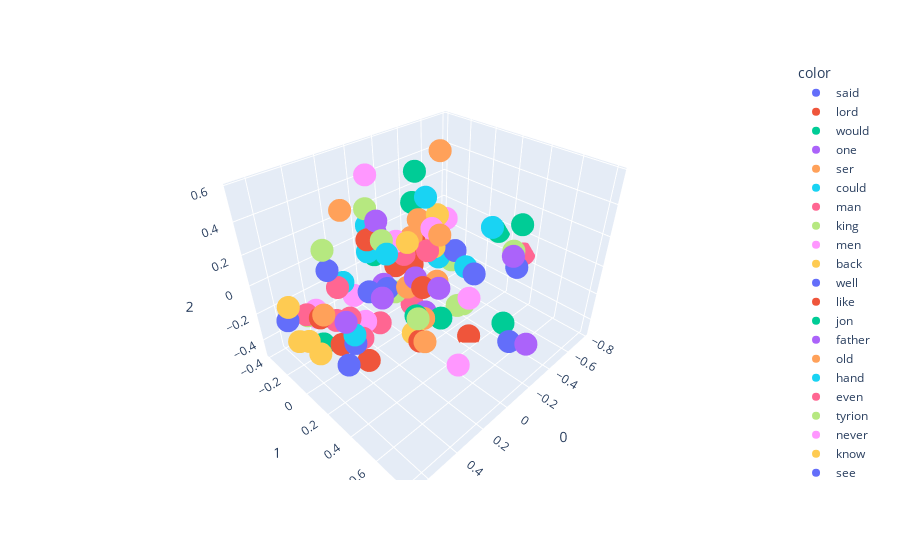

The code cell stored with this chart in its notebook:
### Code cell
# Draw the relationship of the first 50 words in 3D dimensions
import plotly.express as px
fig = px.scatter_3d(X[:100], x=0, y=1, z=2, color=y[:100])
fig.show()

### Figure 1 — Plotly figure (JSON) as saved in the notebook; plotly's stock layout.template omitted (floating-point values rounded to 4 significant figures)
{"data": [{"hovertemplate": "color=said<br>0=%{x}<br>1=%{y}<br>2=%{z}<extra></extra>", "legendgroup": "said", "marker": {"color": "#636efa", "symbol": "circle"}, "mode": "markers", "name": "said", "scene": "scene", "showlegend": true, "type": "scatter3d", "x": [0.4889], "y": [0.02153], "z": [0.2158]}, {"hovertemplate": "color=lord<br>0=%{x}<br>1=%{y}<br>2=%{z}<extra></extra>", "legendgroup": "lord", "marker": {"color": "#EF553B", "symbol": "circle"}, "mode": "markers", "name": "lord", "scene": "scene", "showlegend": true, "type": "scatter3d", "x": [0.3983], "y": [0.6109], "z": [0.378]}, {"hovertemplate": "color=would<br>0=%{x}<br>1=%{y}<br>2=%{z}<extra></extra>", "legendgroup": "would", "marker": {"color": "#00cc96", "symbol": "circle"}, "mode": "markers", "name": "would", "scene": "scene", "showlegend": true, "type": "scatter3d", "x": [0.526], "y": [-0.06461], "z": [-0.3134]}, {"hovertemplate": "color=one<br>0=%{x}<br>1=%{y}<br>2=%{z}<extra></extra>", "legendgroup": "one", "marker": {"color": "#ab63fa", "symbol": "circle"}, "mode": "markers", "name": "one", "scene": "scene", "showlegend": true, "type": "scatter3d", "x": [-0.005541], "y": [0.1306], "z": [-0.02809]}, {"hovertemplate": "color=ser<br>0=%{x}<br>1=%{y}<br>2=%{z}<extra></extra>", "legendgroup": "ser", "marker": {"color": "#FFA15A", "symbol": "circle"}, "mode": "markers", "name": "ser", "scene": "scene", "showlegend": true, "type": "scatter3d", "x": [0.2494], "y": [0.564], "z": [0.5514]}, {"hovertemplate": "color=could<br>0=%{x}<br>1=%{y}<br>2=%{z}<extra></extra>", "legendgroup": "could", "marker": {"color": "#19d3f3", "symbol": "circle"}, "mode": "markers", "name": "could", "scene": "scene", "showlegend": true, "type": "scatter3d", "x": [0.03048], "y": [-0.1338], "z": [-0.2694]}, {"hovertemplate": "color=man<br>0=%{x}<br>1=%{y}<br>2=%{z}<extra></extra>", "legendgroup": "man", "marker": {"color": "#FF6692", "symbol": "circle"}, "mode": "markers", "name": "man", "scene": "scene", "showlegend": true, "type": "scatter3d", "x": [0.05385], "y": [0.1084], "z": [0.1488]}, {"hovertemplate": "color=king<br>0=%{x}<br>1=%{y}<br>2=%{z}<extra></extra>", "legendgroup": "king", "marker": {"color": "#B6E880", "symbol": "circle"}, "mode": "markers", "name": "king", "scene": "scene", "showlegend": true, "type": "scatter3d", "x": [0.3613], "y": [0.5392], "z": [0.139]}, {"hovertemplate": "color=men<br>0=%{x}<br>1=%{y}<br>2=%{z}<extra></extra>", "legendgroup": "men", "marker": {"color": "#FF97FF", "symbol": "circle"}, "mode": "markers", "name": "men", "scene": "scene", "showlegend": true, "type": "scatter3d", "x": [0.07417], "y": [0.5466], "z": [-0.3652]}, {"hovertemplate": "color=back<br>0=%{x}<br>1=%{y}<br>2=%{z}<extra></extra>", "legendgroup": "back", "marker": {"color": "#FECB52", "symbol": "circle"}, "mode": "markers", "name": "back", "scene": "scene", "showlegend": true, "type": "scatter3d", "x": [-0.2494], "y": [0.03708], "z": [0.0278]}, {"hovertemplate": "color=well<br>0=%{x}<br>1=%{y}<br>2=%{z}<extra></extra>", "legendgroup": "well", "marker": {"color": "#636efa", "symbol": "circle"}, "mode": "markers", "name": "well", "scene": "scene", "showlegend": true, "type": "scatter3d", "x": [0.4701], "y": [0.1715], "z": [-0.1896]}, {"hovertemplate": "color=like<br>0=%{x}<br>1=%{y}<br>2=%{z}<extra></extra>", "legendgroup": "like", "marker": {"color": "#EF553B", "symbol": "circle"}, "mode": "markers", "name": "like", "scene": "scene", "showlegend": true, "type": "scatter3d", "x": [-0.2805], "y": [-0.1957], "z": [-0.2279]}, {"hovertemplate": "color=jon<br>0=%{x}<br>1=%{y}<br>2=%{z}<extra></extra>", "legendgroup": "jon", "marker": {"color": "#00cc96", "symbol": "circle"}, "mode": "markers", "name": "jon", "scene": "scene", "showlegend": true, "type": "scatter3d", "x": [0.01102], "y": [0.006676], "z": [0.107]}, {"hovertemplate": "color=father<br>0=%{x}<br>1=%{y}<br>2=%{z}<extra></extra>", "legendgroup": "father", "marker": {"color": "#ab63fa", "symbol": "circle"}, "mode": "markers", "name": "father", "scene": "scene", "showlegend": true, "type": "scatter3d", "x": [0.6305], "y": [0.3559], "z": [0.1709]}, {"hovertemplate": "color=old<br>0=%{x}<br>1=%{y}<br>2=%{z}<extra></extra>", "legendgroup": "old", "marker": {"color": "#FFA15A", "symbol": "circle"}, "mode": "markers", "name": "old", "scene": "scene", "showlegend": true, "type": "scatter3d", "x": [-0.00544], "y": [0.3008], "z": [0.03746]}, {"hovertemplate": "color=hand<br>0=%{x}<br>1=%{y}<br>2=%{z}<extra></extra>", "legendgroup": "hand", "marker": {"color": "#19d3f3", "symbol": "circle"}, "mode": "markers", "name": "hand", "scene": "scene", "showlegend": true, "type": "scatter3d", "x": [-0.1263], "y": [0.09367], "z": [0.4236]}, {"hovertemplate": "color=even<br>0=%{x}<br>1=%{y}<br>2=%{z}<extra></extra>", "legendgroup": "even", "marker": {"color": "#FF6692", "symbol": "circle"}, "mode": "markers", "name": "even", "scene": "scene", "showlegend": true, "type": "scatter3d", "x": [0.1011], "y": [-0.08838], "z": [-0.4347]}, {"hovertemplate": "color=tyrion<br>0=%{x}<br>1=%{y}<br>2=%{z}<extra></extra>", "legendgroup": "tyrion", "marker": {"color": "#B6E880", "symbol": "circle"}, "mode": "markers", "name": "tyrion", "scene": "scene", "showlegend": true, "type": "scatter3d", "x": [0.05785], "y": [-0.2071], "z": [0.3099]}, {"hovertemplate": "color=never<br>0=%{x}<br>1=%{y}<br>2=%{z}<extra></extra>", "legendgroup": "never", "marker": {"color": "#FF97FF", "symbol": "circle"}, "mode": "markers", "name": "never", "scene": "scene", "showlegend": true, "type": "scatter3d", "x": [0.4657], "y": [-0.1986], "z": [-0.1826]}, {"hovertemplate": "color=know<br>0=%{x}<br>1=%{y}<br>2=%{z}<extra></extra>", "legendgroup": "know", "marker": {"color": "#FECB52", "symbol": "circle"}, "mode": "markers", "name": "know", "scene": "scene", "showlegend": true, "type": "scatter3d", "x": [0.667], "y": [-0.05958], "z": [-0.1991]}, {"hovertemplate": "color=see<br>0=%{x}<br>1=%{y}<br>2=%{z}<extra></extra>", "legendgroup": "see", "marker": {"color": "#636efa", "symbol": "circle"}, "mode": "markers", "name": "see", "scene": "scene", "showlegend": true, "type": "scatter3d", "x": [0.05013], "y": [-0.05851], "z": [-0.1756]}, {"hovertemplate": "color=made<br>0=%{x}<br>1=%{y}<br>2=%{z}<extra></extra>", "legendgroup": "made", "marker": {"color": "#EF553B", "symbol": "circle"}, "mode": "markers", "name": "made", "scene": "scene", "showlegend": true, "type": "scatter3d", "x": [-0.104], "y": [-0.153], "z": [-0.1315]}, {"hovertemplate": "color=eyes<br>0=%{x}<br>1=%{y}<br>2=%{z}<extra></extra>", "legendgroup": "eyes", "marker": {"color": "#00cc96", "symbol": "circle"}, "mode": "markers", "name": "eyes", "scene": "scene", "showlegend": true, "type": "scatter3d", "x": [-0.3168], "y": [-0.2245], "z": [0.2042]}, {"hovertemplate": "color=black<br>0=%{x}<br>1=%{y}<br>2=%{z}<extra></extra>", "legendgroup": "black", "marker": {"color": "#ab63fa", "symbol": "circle"}, "mode": "markers", "name": "black", "scene": "scene", "showlegend": true, "type": "scatter3d", "x": [-0.4759], "y": [0.4556], "z": [0.05014]}, {"hovertemplate": "color=told<br>0=%{x}<br>1=%{y}<br>2=%{z}<extra></extra>", "legendgroup": "told", "marker": {"color": "#FFA15A", "symbol": "circle"}, "mode": "markers", "name": "told", "scene": "scene", "showlegend": true, "type": "scatter3d", "x": [0.5174], "y": [-0.02893], "z": [-0.08566]}, {"hovertemplate": "color=lady<br>0=%{x}<br>1=%{y}<br>2=%{z}<extra></extra>", "legendgroup": "lady", "marker": {"color": "#19d3f3", "symbol": "circle"}, "mode": "markers", "name": "lady", "scene": "scene", "showlegend": true, "type": "scatter3d", "x": [0.4391], "y": [0.4343], "z": [0.4828]}, {"hovertemplate": "color=thought<br>0=%{x}<br>1=%{y}<br>2=%{z}<extra></extra>", "legendgroup": "thought", "marker": {"color": "#FF6692", "symbol": "circle"}, "mode": "markers", "name": "thought", "scene": "scene", "showlegend": true, "type": "scatter3d", "x": [0.2808], "y": [-0.2375], "z": [-0.1408]}, {"hovertemplate": "color=time<br>0=%{x}<br>1=%{y}<br>2=%{z}<extra></extra>", "legendgroup": "time", "marker": {"color": "#B6E880", "symbol": "circle"}, "mode": "markers", "name": "time", "scene": "scene", "showlegend": true, "type": "scatter3d", "x": [0.007939], "y": [-0.03823], "z": [-0.2133]}, {"hovertemplate": "color=long<br>0=%{x}<br>1=%{y}<br>2=%{z}<extra></extra>", "legendgroup": "long", "marker": {"color": "#FF97FF", "symbol": "circle"}, "mode": "markers", "name": "long", "scene": "scene", "showlegend": true, "type": "scatter3d", "x": [-0.3275], "y": [0.2652], "z": [-0.2807]}, {"hovertemplate": "color=might<br>0=%{x}<br>1=%{y}<br>2=%{z}<extra></extra>", "legendgroup": "might", "marker": {"color": "#FECB52", "symbol": "circle"}, "mode": "markers", "name": "might", "scene": "scene", "showlegend": true, "type": "scatter3d", "x": [0.6079], "y": [-0.06913], "z": [-0.243]}, {"hovertemplate": "color=us<br>0=%{x}<br>1=%{y}<br>2=%{z}<extra></extra>", "legendgroup": "us", "marker": {"color": "#636efa", "symbol": "circle"}, "mode": "markers", "name": "us", "scene": "scene", "showlegend": true, "type": "scatter3d", "x": [0.5312], "y": [0.1759], "z": [-0.3025]}, {"hovertemplate": "color=come<br>0=%{x}<br>1=%{y}<br>2=%{z}<extra></extra>", "legendgroup": "come", "marker": {"color": "#EF553B", "symbol": "circle"}, "mode": "markers", "name": "come", "scene": "scene", "showlegend": true, "type": "scatter3d", "x": [0.352], "y": [0.1094], "z": [-0.4435]}, {"hovertemplate": "color=face<br>0=%{x}<br>1=%{y}<br>2=%{z}<extra></extra>", "legendgroup": "face", "marker": {"color": "#00cc96", "symbol": "circle"}, "mode": "markers", "name": "face", "scene": "scene", "showlegend": true, "type": "scatter3d", "x": [-0.3883], "y": [-0.2705], "z": [0.3735]}, {"hovertemplate": "color=still<br>0=%{x}<br>1=%{y}<br>2=%{z}<extra></extra>", "legendgroup": "still", "marker": {"color": "#ab63fa", "symbol": "circle"}, "mode": "markers", "name": "still", "scene": "scene", "showlegend": true, "type": "scatter3d", "x": [-0.1373], "y": [0.07197], "z": [-0.3924]}, {"hovertemplate": "color=head<br>0=%{x}<br>1=%{y}<br>2=%{z}<extra></extra>", "legendgroup": "head", "marker": {"color": "#FFA15A", "symbol": "circle"}, "mode": "markers", "name": "head", "scene": "scene", "showlegend": true, "type": "scatter3d", "x": [-0.376], "y": [-0.04221], "z": [0.5745]}, {"hovertemplate": "color=red<br>0=%{x}<br>1=%{y}<br>2=%{z}<extra></extra>", "legendgroup": "red", "marker": {"color": "#19d3f3", "symbol": "circle"}, "mode": "markers", "name": "red", "scene": "scene", "showlegend": true, "type": "scatter3d", "x": [-0.3713], "y": [0.3684], "z": [0.2497]}, {"hovertemplate": "color=way<br>0=%{x}<br>1=%{y}<br>2=%{z}<extra></extra>", "legendgroup": "way", "marker": {"color": "#FF6692", "symbol": "circle"}, "mode": "markers", "name": "way", "scene": "scene", "showlegend": true, "type": "scatter3d", "x": [-0.1022], "y": [-0.01013], "z": [-0.3538]}, {"hovertemplate": "color=boy<br>0=%{x}<br>1=%{y}<br>2=%{z}<extra></extra>", "legendgroup": "boy", "marker": {"color": "#B6E880", "symbol": "circle"}, "mode": "markers", "name": "boy", "scene": "scene", "showlegend": true, "type": "scatter3d", "x": [0.2905], "y": [0.2179], "z": [0.3892]}, {"hovertemplate": "color=page<br>0=%{x}<br>1=%{y}<br>2=%{z}<extra></extra>", "legendgroup": "page", "marker": {"color": "#FF97FF", "symbol": "circle"}, "mode": "markers", "name": "page", "scene": "scene", "showlegend": true, "type": "scatter3d", "x": [0.1509], "y": [0.159], "z": [0.2981]}, {"hovertemplate": "color=must<br>0=%{x}<br>1=%{y}<br>2=%{z}<extra></extra>", "legendgroup": "must", "marker": {"color": "#FECB52", "symbol": "circle"}, "mode": "markers", "name": "must", "scene": "scene", "showlegend": true, "type": "scatter3d", "x": [0.6042], "y": [0.02818], "z": [-0.272]}, {"hovertemplate": "color=queen<br>0=%{x}<br>1=%{y}<br>2=%{z}<extra></extra>", "legendgroup": "queen", "marker": {"color": "#636efa", "symbol": "circle"}, "mode": "markers", "name": "queen", "scene": "scene", "showlegend": true, "type": "scatter3d", "x": [0.4845], "y": [0.349], "z": [0.2592]}, {"hovertemplate": "color=good<br>0=%{x}<br>1=%{y}<br>2=%{z}<extra></extra>", "legendgroup": "good", "marker": {"color": "#EF553B", "symbol": "circle"}, "mode": "markers", "name": "good", "scene": "scene", "showlegend": true, "type": "scatter3d", "x": [0.5054], "y": [-0.09158], "z": [-0.1515]}, {"hovertemplate": "color=two<br>0=%{x}<br>1=%{y}<br>2=%{z}<extra></extra>", "legendgroup": "two", "marker": {"color": "#00cc96", "symbol": "circle"}, "mode": "markers", "name": "two", "scene": "scene", "showlegend": true, "type": "scatter3d", "x": [-0.1725], "y": [0.6412], "z": [-0.1545]}, {"hovertemplate": "color=brother<br>0=%{x}<br>1=%{y}<br>2=%{z}<extra></extra>", "legendgroup": "brother", "marker": {"color": "#ab63fa", "symbol": "circle"}, "mode": "markers", "name": "brother", "scene": "scene", "showlegend": true, "type": "scatter3d", "x": [0.5374], "y": [0.5105], "z": [0.3429]}, {"hovertemplate": "color=night<br>0=%{x}<br>1=%{y}<br>2=%{z}<extra></extra>", "legendgroup": "night", "marker": {"color": "#FFA15A", "symbol": "circle"}, "mode": "markers", "name": "night", "scene": "scene", "showlegend": true, "type": "scatter3d", "x": [-0.03275], "y": [0.1659], "z": [-0.3253]}, {"hovertemplate": "color=little<br>0=%{x}<br>1=%{y}<br>2=%{z}<extra></extra>", "legendgroup": "little", "marker": {"color": "#19d3f3", "symbol": "circle"}, "mode": "markers", "name": "little", "scene": "scene", "showlegend": true, "type": "scatter3d", "x": [0.09804], "y": [-0.1603], "z": [0.06138]}, {"hovertemplate": "color=took<br>0=%{x}<br>1=%{y}<br>2=%{z}<extra></extra>", "legendgroup": "took", "marker": {"color": "#FF6692", "symbol": "circle"}, "mode": "markers", "name": "took", "scene": "scene", "showlegend": true, "type": "scatter3d", "x": [-0.02848], "y": [0.2067], "z": [0.1801]}, {"hovertemplate": "color=came<br>0=%{x}<br>1=%{y}<br>2=%{z}<extra></extra>", "legendgroup": "came", "marker": {"color": "#B6E880", "symbol": "circle"}, "mode": "markers", "name": "came", "scene": "scene", "showlegend": true, "type": "scatter3d", "x": [-0.3033], "y": [0.1919], "z": [-0.3662]}, {"hovertemplate": "color=though<br>0=%{x}<br>1=%{y}<br>2=%{z}<extra></extra>", "legendgroup": "though", "marker": {"color": "#FF97FF", "symbol": "circle"}, "mode": "markers", "name": "though", "scene": "scene", "showlegend": true, "type": "scatter3d", "x": [0.1853], "y": [-0.2163], "z": [-0.2407]}, {"hovertemplate": "color=say<br>0=%{x}<br>1=%{y}<br>2=%{z}<extra></extra>", "legendgroup": "say", "marker": {"color": "#FECB52", "symbol": "circle"}, "mode": "markers", "name": "say", "scene": "scene", "showlegend": true, "type": "scatter3d", "x": [0.6299], "y": [-0.1886], "z": [-0.06068]}, {"hovertemplate": "color=three<br>0=%{x}<br>1=%{y}<br>2=%{z}<extra></extra>", "legendgroup": "three", "marker": {"color": "#636efa", "symbol": "circle"}, "mode": "markers", "name": "three", "scene": "scene", "showlegend": true, "type": "scatter3d", "x": [-0.1147], "y": [0.73], "z": [-0.1932]}, {"hovertemplate": "color=away<br>0=%{x}<br>1=%{y}<br>2=%{z}<extra></extra>", "legendgroup": "away", "marker": {"color": "#EF553B", "symbol": "circle"}, "mode": "markers", "name": "away", "scene": "scene", "showlegend": true, "type": "scatter3d", "x": [-0.2915], "y": [-0.1738], "z": [-0.0644]}, {"hovertemplate": "color=dead<br>0=%{x}<br>1=%{y}<br>2=%{z}<extra></extra>", "legendgroup": "dead", "marker": {"color": "#00cc96", "symbol": "circle"}, "mode": "markers", "name": "dead", "scene": "scene", "showlegend": true, "type": "scatter3d", "x": [0.04356], "y": [0.1816], "z": [-0.2497]}, {"hovertemplate": "color=son<br>0=%{x}<br>1=%{y}<br>2=%{z}<extra></extra>", "legendgroup": "son", "marker": {"color": "#ab63fa", "symbol": "circle"}, "mode": "markers", "name": "son", "scene": "scene", "showlegend": true, "type": "scatter3d", "x": [0.422], "y": [0.7282], "z": [0.45]}, {"hovertemplate": "color=blood<br>0=%{x}<br>1=%{y}<br>2=%{z}<extra></extra>", "legendgroup": "blood", "marker": {"color": "#FFA15A", "symbol": "circle"}, "mode": "markers", "name": "blood", "scene": "scene", "showlegend": true, "type": "scatter3d", "x": [-0.2566], "y": [-0.1719], "z": [0.0006385]}, {"hovertemplate": "color=take<br>0=%{x}<br>1=%{y}<br>2=%{z}<extra></extra>", "legendgroup": "take", "marker": {"color": "#19d3f3", "symbol": "circle"}, "mode": "markers", "name": "take", "scene": "scene", "showlegend": true, "type": "scatter3d", "x": [0.4696], "y": [0.1715], "z": [-0.1295]}, {"hovertemplate": "color=go<br>0=%{x}<br>1=%{y}<br>2=%{z}<extra></extra>", "legendgroup": "go", "marker": {"color": "#FF6692", "symbol": "circle"}, "mode": "markers", "name": "go", "scene": "scene", "showlegend": true, "type": "scatter3d", "x": [0.2543], "y": [-0.1854], "z": [-0.3614]}, {"hovertemplate": "color=half<br>0=%{x}<br>1=%{y}<br>2=%{z}<extra></extra>", "legendgroup": "half", "marker": {"color": "#B6E880", "symbol": "circle"}, "mode": "markers", "name": "half", "scene": "scene", "showlegend": true, "type": "scatter3d", "x": [-0.2976], "y": [0.2456], "z": [-0.3192]}, {"hovertemplate": "color=make<br>0=%{x}<br>1=%{y}<br>2=%{z}<extra></extra>", "legendgroup": "make", "marker": {"color": "#FF97FF", "symbol": "circle"}, "mode": "markers", "name": "make", "scene": "scene", "showlegend": true, "type": "scatter3d", "x": [0.4523], "y": [-0.222], "z": [-0.2581]}, {"hovertemplate": "color=arya<br>0=%{x}<br>1=%{y}<br>2=%{z}<extra></extra>", "legendgroup": "arya", "marker": {"color": "#FECB52", "symbol": "circle"}, "mode": "markers", "name": "arya", "scene": "scene", "showlegend": true, "type": "scatter3d", "x": [-0.1353], "y": [-0.3872], "z": [-0.02975]}, {"hovertemplate": "color=saw<br>0=%{x}<br>1=%{y}<br>2=%{z}<extra></extra>", "legendgroup": "saw", "marker": {"color": "#636efa", "symbol": "circle"}, "mode": "markers", "name": "saw", "scene": "scene", "showlegend": true, "type": "scatter3d", "x": [-0.3571], "y": [0.1104], "z": [-0.01415]}, {"hovertemplate": "color=day<br>0=%{x}<br>1=%{y}<br>2=%{z}<extra></extra>", "legendgroup": "day", "marker": {"color": "#EF553B", "symbol": "circle"}, "mode": "markers", "name": "day", "scene": "scene", "showlegend": true, "type": "scatter3d", "x": [0.07451], "y": [0.2432], "z": [-0.3874]}, {"hovertemplate": "color=white<br>0=%{x}<br>1=%{y}<br>2=%{z}<extra></extra>", "legendgroup": "white", "marker": {"color": "#00cc96", "symbol": "circle"}, "mode": "markers", "name": "white", "scene": "scene", "showlegend": true, "type": "scatter3d", "x": [-0.4115], "y": [0.5346], "z": [0.3184]}, {"hovertemplate": "color=jaime<br>0=%{x}<br>1=%{y}<br>2=%{z}<extra></extra>", "legendgroup": "jaime", "marker": {"color": "#ab63fa", "symbol": "circle"}, "mode": "markers", "name": "jaime", "scene": "scene", "showlegend": true, "type": "scatter3d", "x": [0.1995], "y": [0.06866], "z": [0.3993]}, {"hovertemplate": "color=first<br>0=%{x}<br>1=%{y}<br>2=%{z}<extra></extra>", "legendgroup": "first", "marker": {"color": "#FFA15A", "symbol": "circle"}, "mode": "markers", "name": "first", "scene": "scene", "showlegend": true, "type": "scatter3d", "x": [0.1889], "y": [0.4047], "z": [-0.2092]}, {"hovertemplate": "color=look<br>0=%{x}<br>1=%{y}<br>2=%{z}<extra></extra>", "legendgroup": "look", "marker": {"color": "#19d3f3", "symbol": "circle"}, "mode": "markers", "name": "look", "scene": "scene", "showlegend": true, "type": "scatter3d", "x": [-0.001317], "y": [-0.2825], "z": [0.1467]}, {"hovertemplate": "color=want<br>0=%{x}<br>1=%{y}<br>2=%{z}<extra></extra>", "legendgroup": "want", "marker": {"color": "#FF6692", "symbol": "circle"}, "mode": "markers", "name": "want", "scene": "scene", "showlegend": true, "type": "scatter3d", "x": [0.5261], "y": [-0.2007], "z": [-0.1814]}, {"hovertemplate": "color=much<br>0=%{x}<br>1=%{y}<br>2=%{z}<extra></extra>", "legendgroup": "much", "marker": {"color": "#B6E880", "symbol": "circle"}, "mode": "markers", "name": "much", "scene": "scene", "showlegend": true, "type": "scatter3d", "x": [0.4948], "y": [-0.2489], "z": [-0.2369]}, {"hovertemplate": "color=enough<br>0=%{x}<br>1=%{y}<br>2=%{z}<extra></extra>", "legendgroup": "enough", "marker": {"color": "#FF97FF", "symbol": "circle"}, "mode": "markers", "name": "enough", "scene": "scene", "showlegend": true, "type": "scatter3d", "x": [0.1849], "y": [-0.1236], "z": [-0.3926]}, {"hovertemplate": "color=sword<br>0=%{x}<br>1=%{y}<br>2=%{z}<extra></extra>", "legendgroup": "sword", "marker": {"color": "#FECB52", "symbol": "circle"}, "mode": "markers", "name": "sword", "scene": "scene", "showlegend": true, "type": "scatter3d", "x": [-0.1607], "y": [0.1498], "z": [0.3259]}, {"hovertemplate": "color=tell<br>0=%{x}<br>1=%{y}<br>2=%{z}<extra></extra>", "legendgroup": "tell", "marker": {"color": "#636efa", "symbol": "circle"}, "mode": "markers", "name": "tell", "scene": "scene", "showlegend": true, "type": "scatter3d", "x": [0.6504], "y": [-0.1828], "z": [-0.1385]}, {"hovertemplate": "color=girl<br>0=%{x}<br>1=%{y}<br>2=%{z}<extra></extra>", "legendgroup": "girl", "marker": {"color": "#EF553B", "symbol": "circle"}, "mode": "markers", "name": "girl", "scene": "scene", "showlegend": true, "type": "scatter3d", "x": [0.2233], "y": [0.01309], "z": [0.2741]}, {"hovertemplate": "color=bran<br>0=%{x}<br>1=%{y}<br>2=%{z}<extra></extra>", "legendgroup": "bran", "marker": {"color": "#00cc96", "symbol": "circle"}, "mode": "markers", "name": "bran", "scene": "scene", "showlegend": true, "type": "scatter3d", "x": [-0.08054], "y": [-0.3326], "z": [-0.123]}, {"hovertemplate": "color=great<br>0=%{x}<br>1=%{y}<br>2=%{z}<extra></extra>", "legendgroup": "great", "marker": {"color": "#ab63fa", "symbol": "circle"}, "mode": "markers", "name": "great", "scene": "scene", "showlegend": true, "type": "scatter3d", "x": [-0.16], "y": [0.8078], "z": [-0.1904]}, {"hovertemplate": "color=looked<br>0=%{x}<br>1=%{y}<br>2=%{z}<extra></extra>", "legendgroup": "looked", "marker": {"color": "#FFA15A", "symbol": "circle"}, "mode": "markers", "name": "looked", "scene": "scene", "showlegend": true, "type": "scatter3d", "x": [-0.2173], "y": [-0.06225], "z": [0.1878]}, {"hovertemplate": "color=left<br>0=%{x}<br>1=%{y}<br>2=%{z}<extra></extra>", "legendgroup": "left", "marker": {"color": "#19d3f3", "symbol": "circle"}, "mode": "markers", "name": "left", "scene": "scene", "showlegend": true, "type": "scatter3d", "x": [-0.2497], "y": [0.2925], "z": [0.008334]}, {"hovertemplate": "color=knew<br>0=%{x}<br>1=%{y}<br>2=%{z}<extra></extra>", "legendgroup": "knew", "marker": {"color": "#FF6692", "symbol": "circle"}, "mode": "markers", "name": "knew", "scene": "scene", "showlegend": true, "type": "scatter3d", "x": [0.3509], "y": [-0.1847], "z": [-0.321]}, {"hovertemplate": "color=asked<br>0=%{x}<br>1=%{y}<br>2=%{z}<extra></extra>", "legendgroup": "asked", "marker": {"color": "#B6E880", "symbol": "circle"}, "mode": "markers", "name": "asked", "scene": "scene", "showlegend": true, "type": "scatter3d", "x": [0.4913], "y": [0.00639], "z": [0.3295]}, {"hovertemplate": "color=gave<br>0=%{x}<br>1=%{y}<br>2=%{z}<extra></extra>", "legendgroup": "gave", "marker": {"color": "#FF97FF", "symbol": "circle"}, "mode": "markers", "name": "gave", "scene": "scene", "showlegend": true, "type": "scatter3d", "x": [0.05973], "y": [-0.1784], "z": [0.5247]}, {"hovertemplate": "color=maester<br>0=%{x}<br>1=%{y}<br>2=%{z}<extra></extra>", "legendgroup": "maester", "marker": {"color": "#FECB52", "symbol": "circle"}, "mode": "markers", "name": "maester", "scene": "scene", "showlegend": true, "type": "scatter3d", "x": [0.165], "y": [0.2622], "z": [0.3427]}, {"hovertemplate": "color=called<br>0=%{x}<br>1=%{y}<br>2=%{z}<extra></extra>", "legendgroup": "called", "marker": {"color": "#636efa", "symbol": "circle"}, "mode": "markers", "name": "called", "scene": "scene", "showlegend": true, "type": "scatter3d", "x": [0.1978], "y": [0.7208], "z": [0.4025]}, {"hovertemplate": "color=wall<br>0=%{x}<br>1=%{y}<br>2=%{z}<extra></extra>", "legendgroup": "wall", "marker": {"color": "#EF553B", "symbol": "circle"}, "mode": "markers", "name": "wall", "scene": "scene", "showlegend": true, "type": "scatter3d", "x": [-0.2509], "y": [0.3421], "z": [-0.4936]}, {"hovertemplate": "color=every<br>0=%{x}<br>1=%{y}<br>2=%{z}<extra></extra>", "legendgroup": "every", "marker": {"color": "#00cc96", "symbol": "circle"}, "mode": "markers", "name": "every", "scene": "scene", "showlegend": true, "type": "scatter3d", "x": [-0.1298], "y": [0.2161], "z": [-0.3514]}, {"hovertemplate": "color=heard<br>0=%{x}<br>1=%{y}<br>2=%{z}<extra></extra>", "legendgroup": "heard", "marker": {"color": "#ab63fa", "symbol": "circle"}, "mode": "markers", "name": "heard", "scene": "scene", "showlegend": true, "type": "scatter3d", "x": [0.009419], "y": [-0.1429], "z": [-0.2108]}, {"hovertemplate": "color=sansa<br>0=%{x}<br>1=%{y}<br>2=%{z}<extra></extra>", "legendgroup": "sansa", "marker": {"color": "#FFA15A", "symbol": "circle"}, "mode": "markers", "name": "sansa", "scene": "scene", "showlegend": true, "type": "scatter3d", "x": [0.164], "y": [-0.2969], "z": [0.3056]}, {"hovertemplate": "color=let<br>0=%{x}<br>1=%{y}<br>2=%{z}<extra></extra>", "legendgroup": "let", "marker": {"color": "#19d3f3", "symbol": "circle"}, "mode": "markers", "name": "let", "scene": "scene", "showlegend": true, "type": "scatter3d", "x": [0.2367], "y": [-0.2423], "z": [-0.1288]}, {"hovertemplate": "color=yet<br>0=%{x}<br>1=%{y}<br>2=%{z}<extra></extra>", "legendgroup": "yet", "marker": {"color": "#FF6692", "symbol": "circle"}, "mode": "markers", "name": "yet", "scene": "scene", "showlegend": true, "type": "scatter3d", "x": [0.2667], "y": [-0.0537], "z": [-0.4335]}, {"hovertemplate": "color=went<br>0=%{x}<br>1=%{y}<br>2=%{z}<extra></extra>", "legendgroup": "went", "marker": {"color": "#B6E880", "symbol": "circle"}, "mode": "markers", "name": "went", "scene": "scene", "showlegend": true, "type": "scatter3d", "x": [-0.3755], "y": [0.06849], "z": [-0.1117]}, {"hovertemplate": "color=turned<br>0=%{x}<br>1=%{y}<br>2=%{z}<extra></extra>", "legendgroup": "turned", "marker": {"color": "#FF97FF", "symbol": "circle"}, "mode": "markers", "name": "turned", "scene": "scene", "showlegend": true, "type": "scatter3d", "x": [-0.2986], "y": [0.08615], "z": [0.2225]}, {"hovertemplate": "color=dany<br>0=%{x}<br>1=%{y}<br>2=%{z}<extra></extra>", "legendgroup": "dany", "marker": {"color": "#FECB52", "symbol": "circle"}, "mode": "markers", "name": "dany", "scene": "scene", "showlegend": true, "type": "scatter3d", "x": [-0.09712], "y": [-0.1971], "z": [-0.01773]}, {"hovertemplate": "color=behind<br>0=%{x}<br>1=%{y}<br>2=%{z}<extra></extra>", "legendgroup": "behind", "marker": {"color": "#636efa", "symbol": "circle"}, "mode": "markers", "name": "behind", "scene": "scene", "showlegend": true, "type": "scatter3d", "x": [-0.578], "y": [0.42], "z": [-0.09569]}, {"hovertemplate": "color=need<br>0=%{x}<br>1=%{y}<br>2=%{z}<extra></extra>", "legendgroup": "need", "marker": {"color": "#EF553B", "symbol": "circle"}, "mode": "markers", "name": "need", "scene": "scene", "showlegend": true, "type": "scatter3d", "x": [0.4564], "y": [0.01307], "z": [-0.3121]}, {"hovertemplate": "color=around<br>0=%{x}<br>1=%{y}<br>2=%{z}<extra></extra>", "legendgroup": "around", "marker": {"color": "#00cc96", "symbol": "circle"}, "mode": "markers", "name": "around", "scene": "scene", "showlegend": true, "type": "scatter3d", "x": [-0.7753], "y": [0.1166], "z": [-0.05368]}, {"hovertemplate": "color=woman<br>0=%{x}<br>1=%{y}<br>2=%{z}<extra></extra>", "legendgroup": "woman", "marker": {"color": "#ab63fa", "symbol": "circle"}, "mode": "markers", "name": "woman", "scene": "scene", "showlegend": true, "type": "scatter3d", "x": [0.08553], "y": [-0.09227], "z": [0.2171]}, {"hovertemplate": "color=another<br>0=%{x}<br>1=%{y}<br>2=%{z}<extra></extra>", "legendgroup": "another", "marker": {"color": "#FFA15A", "symbol": "circle"}, "mode": "markers", "name": "another", "scene": "scene", "showlegend": true, "type": "scatter3d", "x": [-0.001904], "y": [0.06591], "z": [-0.1267]}, {"hovertemplate": "color=snow<br>0=%{x}<br>1=%{y}<br>2=%{z}<extra></extra>", "legendgroup": "snow", "marker": {"color": "#19d3f3", "symbol": "circle"}, "mode": "markers", "name": "snow", "scene": "scene", "showlegend": true, "type": "scatter3d", "x": [-0.2871], "y": [0.03681], "z": [-0.06268]}, {"hovertemplate": "color=beneath<br>0=%{x}<br>1=%{y}<br>2=%{z}<extra></extra>", "legendgroup": "beneath", "marker": {"color": "#FF6692", "symbol": "circle"}, "mode": "markers", "name": "beneath", "scene": "scene", "showlegend": true, "type": "scatter3d", "x": [-0.7732], "y": [0.3315], "z": [-0.1298]}, {"hovertemplate": "color=across<br>0=%{x}<br>1=%{y}<br>2=%{z}<extra></extra>", "legendgroup": "across", "marker": {"color": "#B6E880", "symbol": "circle"}, "mode": "markers", "name": "across", "scene": "scene", "showlegend": true, "type": "scatter3d", "x": [-0.7094], "y": [0.2975], "z": [-0.09484]}, {"hovertemplate": "color=knight<br>0=%{x}<br>1=%{y}<br>2=%{z}<extra></extra>", "legendgroup": "knight", "marker": {"color": "#FF97FF", "symbol": "circle"}, "mode": "markers", "name": "knight", "scene": "scene", "showlegend": true, "type": "scatter3d", "x": [0.2587], "y": [0.5265], "z": [0.5719]}, {"hovertemplate": "color=keep<br>0=%{x}<br>1=%{y}<br>2=%{z}<extra></extra>", "legendgroup": "keep", "marker": {"color": "#FECB52", "symbol": "circle"}, "mode": "markers", "name": "keep", "scene": "scene", "showlegend": true, "type": "scatter3d", "x": [0.06381], "y": [0.1763], "z": [-0.375]}], "layout": {"legend": {"title": {"text": "color"}, "tracegroupgap": 0}, "margin": {"t": 60}, "scene": {"domain": {"x": [0, 1], "y": [0, 1]}, "xaxis": {"title": {"text": "0"}}, "yaxis": {"title": {"text": "1"}}, "zaxis": {"title": {"text": "2"}}}}}
